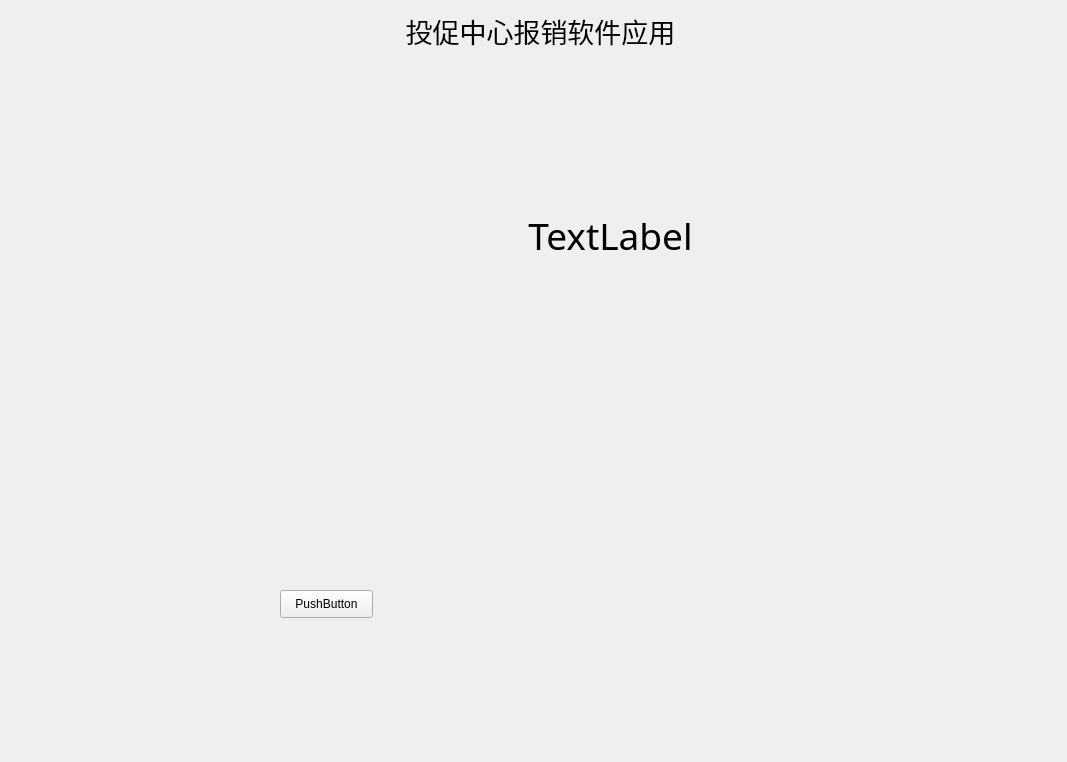
<?xml version="1.0" encoding="UTF-8"?>
<ui version="4.0">
 <class>widget</class>
 <widget class="QWidget" name="widget">
  <property name="geometry">
   <rect>
    <x>0</x>
    <y>0</y>
    <width>1067</width>
    <height>762</height>
   </rect>
  </property>
  <property name="windowTitle">
   <string>Form</string>
  </property>
  <widget class="QPushButton" name="pushButton">
   <property name="geometry">
    <rect>
     <x>280</x>
     <y>590</y>
     <width>93</width>
     <height>28</height>
    </rect>
   </property>
   <property name="text">
    <string>PushButton</string>
   </property>
  </widget>
  <widget class="QLabel" name="Title">
   <property name="geometry">
    <rect>
     <x>350</x>
     <y>0</y>
     <width>381</width>
     <height>61</height>
    </rect>
   </property>
   <property name="font">
    <font>
     <family>方正小标宋_GBK</family>
     <pointsize>20</pointsize>
    </font>
   </property>
   <property name="text">
    <string>投促中心报销软件应用</string>
   </property>
   <property name="alignment">
    <set>Qt::AlignCenter</set>
   </property>
  </widget>
  <widget class="QLabel" name="label">
   <property name="geometry">
    <rect>
     <x>470</x>
     <y>200</y>
     <width>281</width>
     <height>71</height>
    </rect>
   </property>
   <property name="font">
    <font>
     <family>Adobe Devanagari</family>
     <pointsize>28</pointsize>
    </font>
   </property>
   <property name="text">
    <string>TextLabel</string>
   </property>
   <property name="alignment">
    <set>Qt::AlignCenter</set>
   </property>
  </widget>
 </widget>
 <resources/>
 <connections/>
</ui>
